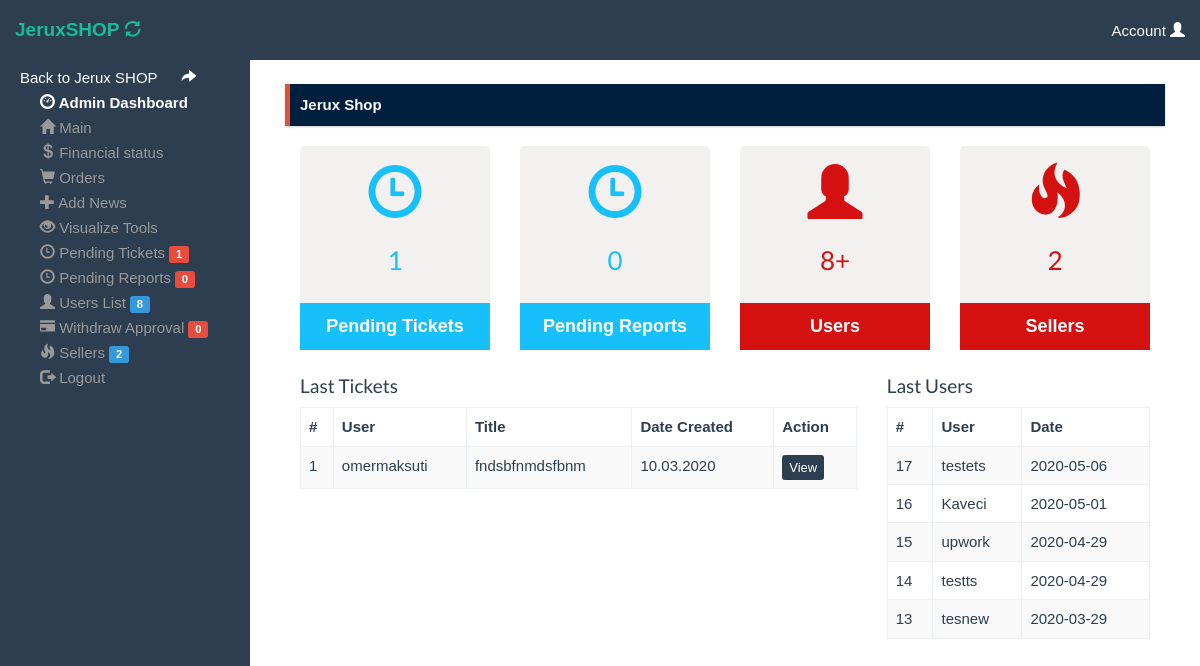
Page /admin/index.php (signed in) on the committed database.
### tables this page shows
CREATE TABLE `ticket` (
  `id` int(11) NOT NULL,
  `uid` varchar(255) NOT NULL,
  `status` int(11) NOT NULL,
  `s_id` int(11) NOT NULL,
  `s_url` text NOT NULL,
  `memo` text NOT NULL,
  `acctype` int(11) NOT NULL,
  `admin_r` int(11) NOT NULL,
  `date` text NOT NULL,
  `subject` varchar(255) NOT NULL,
  `type` varchar(255) NOT NULL,
  `resseller` int(11) NOT NULL,
  `price` int(11) NOT NULL,
  `refounded` varchar(255) NOT NULL,
  `fmemo` text NOT NULL,
  `seen` int(11) NOT NULL,
  `lastreply` varchar(255) NOT NULL,
  `lastup` text NOT NULL
);

CREATE TABLE `users` (
  `id` int(11) NOT NULL,
  `username` varchar(255) NOT NULL,
  `password` varchar(255) NOT NULL,
  `email` varchar(255) NOT NULL,
  `balance` int(11) DEFAULT 0,
  `ipurchassed` text DEFAULT NULL,
  `ip` text DEFAULT NULL,
  `lastlogin` date DEFAULT NULL,
  `datereg` date DEFAULT NULL,
  `resseller` int(11) NOT NULL,
  `img` text DEFAULT NULL,
  `testemail` varchar(255) DEFAULT NULL,
  `resetpin` int(11) NOT NULL DEFAULT 0
);

### admin/index.php (the view, shortened to what this page needs)
<?php
include "header.php";
?>
	<?php
  $qt = mysqli_query($dbcon, "SELECT * FROM users");
  $qtf = mysqli_num_rows($qt);
    $qtc = mysqli_query($dbcon, "SELECT * FROM ticket WHERE status='1' or status='2'");
  $qtfc = mysqli_num_rows($qtc);
    $qtcz = mysqli_query($dbcon, "SELECT * FROM reports WHERE status='1' or status='2'");
  $qtfec = mysqli_num_rows($qtcz);
     $qtczb = mysqli_query($dbcon, "SELECT * FROM resseller");
  $qtfec8 = mysqli_num_rows($qtczb);
?>
<div class="alert alert-danger fade in radius-bordered alert-shadowed"><b>Jerux Shop</b></div>
<div class="form-group col-lg-3">
		<div class="teddy-text">
<center>	<b><font size="4" color="17C0FB">
<span class="glyphicon glyphicon-time" style="font-size: 55px;"></span><br><h3><?php echo $qtfc;?></h3>
</font> </CENTER></b>
					</div>
			    <div class="teddy-follow">
<center>	<b><font size="4" color="white">Pending Tickets</font> </CENTER></b>
			    </div>
</div>
<div class="form-group col-lg-3">
		<div class="teddy-text">
<center>	<b><font size="4" color="17C0FB">
<span class="glyphicon glyphicon-time" style="font-size: 55px;"></span><br><h3><?php echo $qtfec; ?></h3>
</font> </CENTER></b>
					</div>
			    <div class="teddy-follow">
<center>	<b><font size="4" color="white">Pending Reports</font> </CENTER></b>
			    </div>
</div>
<div class="form-group col-lg-3">
		<div class="teddy-text">
<center>	<b><font size="4" color="D41010">
<span class="glyphicon glyphicon-user" style="font-size: 55px;"></span><br><h3><?php echo $qtf;?>+</h3>
</font> </CENTER></b>
					</div>
			    <div class="teddy-followred">
<center>	<b><font size="4" color="white">Users</font> </CENTER></b>
			    </div>
</div>
<div class="form-group col-lg-3">
		<div class="teddy-text">
<center>	<b><font size="4" color="D41010">
<span class="glyphicon glyphicon-fire" style="font-size: 55px;"></span><br><h3><?php echo $qtfec8; ?></h3>
</font> </CENTER></b>
					</div>
			    <div class="teddy-followred">
<center>	<b><font size="4" color="white">Sellers</font> </CENTER></b>
			    </div>
</div>
<br>
<div class="form-group col-lg-8">
<h4>Last Tickets </h4>
<?php
  $q = mysqli_query($dbcon, "SELECT * FROM ticket order by id desc Limit 5")or die("error");
    echo '
     <table class="table table-bordered table-striped">
              <thead>
                <tr>
                  <th>#</th>
                  <th>User</th>
                  <th>Title</th>
                  <th>Date Created</th>
                  <th>Action</th>
                </tr>
              </thead>
              <tbody>';
              while($row = mysqli_fetch_assoc($q)){
              echo '<tr>
                  <td>'.$row['id'].'</td>
                  <td>'.$row['uid'].'</td>
                  <td>'.$row['subject'].'</td>
				  <td>'.$row['date'].'</td>
                  <td><a class="btn btn-primary btn-xs" href="viewt.php?id='.$row['id'].'">View</a></td>
                  </tr>';
                  }
                  echo '
              </tbody>
            </table>
      ';
    ?>
</div>
<div class="form-group col-lg-4">
<h4>Last Users </h4>
<?php
  $q = mysqli_query($dbcon, "SELECT * FROM users order by id desc Limit 5")or die("error");
    echo '
     <table class="table table-bordered table-striped">
              <thead>
                <tr>
                  <th>#</th>
                  <th>User</th>
                  <th>Date</th>
                </tr>
              </thead>
              <tbody>';
              while($row = mysqli_fetch_assoc($q)){
              echo '<tr>
                  <td>'.$row['id'].'</td>
                  <td>'.$row['username'].'</td>
                  <td>'.$row['datereg'].'</td>
                  </tr>';
                  }
                  echo '
              </tbody>
            </table>
      ';
    ?>
</div>
</div>
<div class="form-group col-lg-6 ">
<html>
  <head>
  </head>
  <body>
  </body>
</html></div>
<html>
  <head>
  </head>
  <body>
  </body>
</html>

### admin/header.php (style rules this page uses)
.alert.alert-shadowed { -webkit-box-shadow: 0 1px 2px rgba(0,0,0,.2); -moz-box-shadow: 0 1px 2px rgba(0,0,0,.2); box-shadow: 0 1px 2px rgba(0,0,0,.2); }
.alert { margin-bottom: 20px; margin-top: 0; color: #fff; border-width: 0; border-left-width: 5px; padding: 10px; border-radius: 0; }
.alert.alert-danger { border-color: #df5138; background: #001f3f; }
.teddy-text { background: #f2f1ef; padding: 1.2em 1em; border-radius: 5px 5px 0px 0px; }
.teddy-follow { background: #17C0FB; padding: 0.7em 0em 0.7em 0em; }
.teddy-followred { background: #D41010; padding: 0.7em 0em 0.7em 0em; }

### rows in the picture
ticket: id "1", uid "omermaksuti", subject "fndsbfnmdsfbnm", date "10.03.2020"
users: id "17", username "testets", datereg "2020-05-06"
users: id "16", username "Kaveci", datereg "2020-05-01"
users: id "15", username "upwork", datereg "2020-04-29"
users: id "14", username "testts", datereg "2020-04-29"
users: id "13", username "tesnew", datereg "2020-03-29"

### other values in the picture
$r11 "1"
$r11 "0"
$r11 "8"
$r11 "2"
$qtfc "1"
$qtfec "0"
$qtf "8"
$qtfec8 "2"
